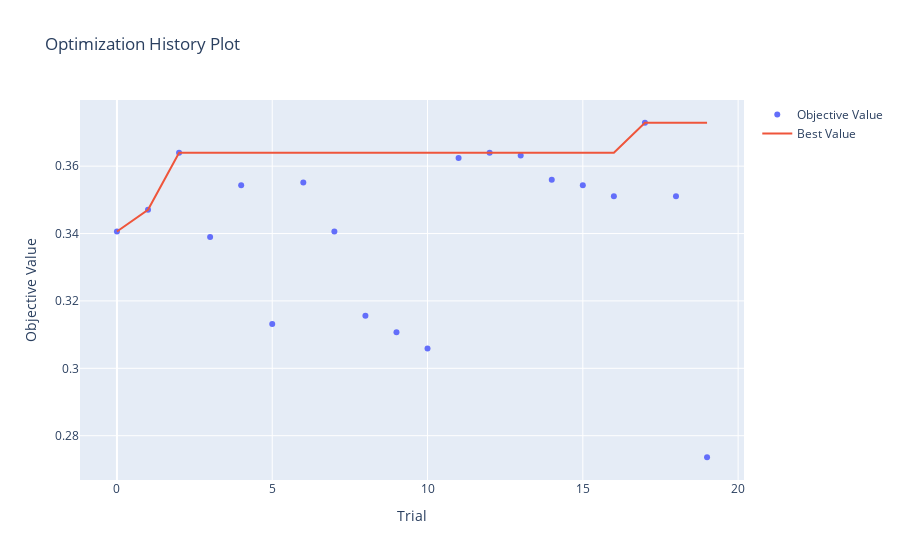
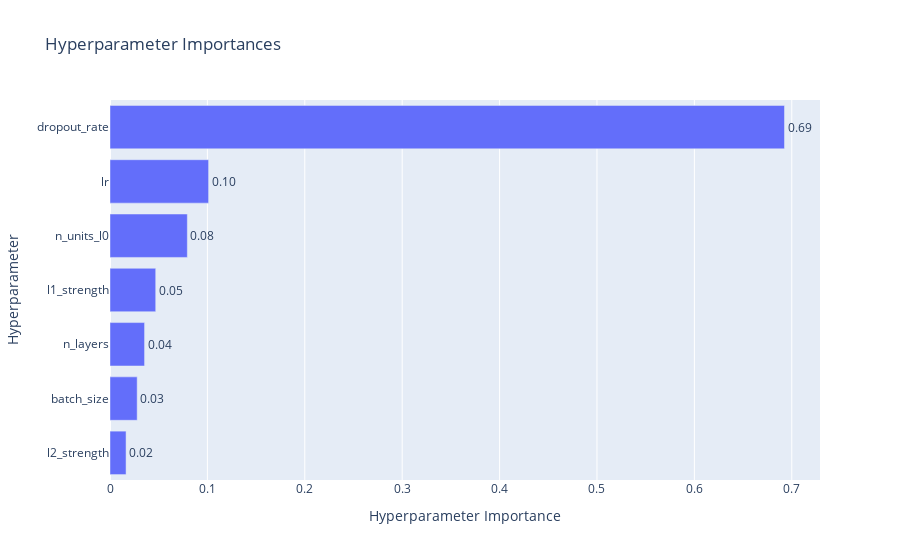
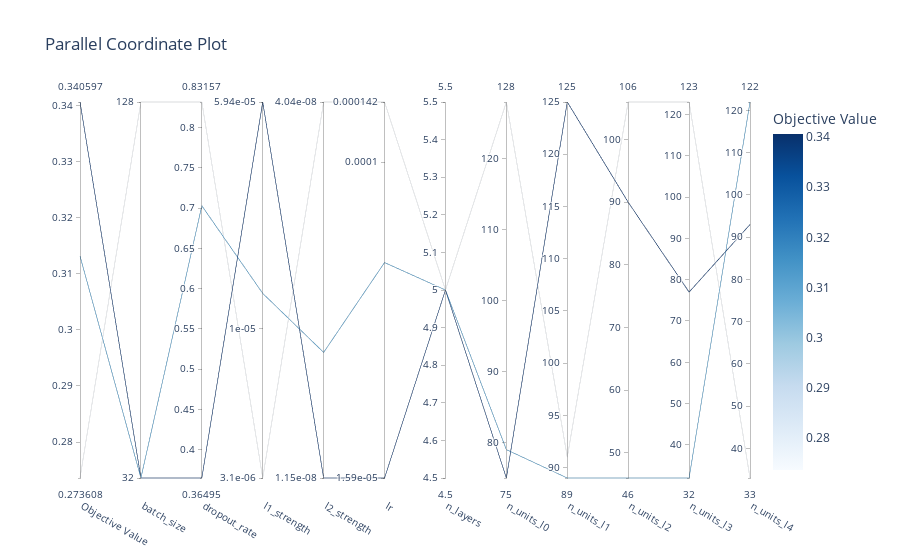

Here is the notebook cell these charts were saved with, in order:
### Code cell
# Optuna study and model training


torch.set_float32_matmul_precision('medium')



# Your existing code for creating and optimizing the study
study = optuna.create_study(direction='maximize', sampler=optuna.samplers.TPESampler())
study.optimize(objective, n_trials=20, timeout=3600)  # 1 hour timeout

# Print best hyperparameters and score
print('Best trial:')
trial = study.best_trial
print('  Value: ', trial.value)
print('  Params: ')
for key, value in trial.params.items():
    print('    {}: {}'.format(key, value))

# Create and display visualizations
fig = plot_optimization_history(study)
fig.show()

fig = plot_param_importances(study)
fig.show()

fig = plot_parallel_coordinate(study)
fig.show()

fig = plot_intermediate_values(study)
fig.show()


# Train final model with best hyperparameters
best_params = study.best_params
best_model = MLPModel(
    input_dim=X_train_tensor.shape[1],
    output_dim=num_classes,
    hidden_layers=[best_params[f'n_units_l{i}'] for i in range(best_params['n_layers'])],
    lr=best_params['lr'],
    dropout_rate=best_params['dropout_rate']
)

# Create DataLoader with best batch size
best_batch_size = best_params['batch_size']
train_loader = DataLoader(train_dataset, batch_size=best_batch_size, shuffle=True)
val_loader = DataLoader(val_dataset, batch_size=best_batch_size, shuffle=False)

# Create the metrics callback
metrics_callback = MetricsCallback()

final_trainer = pl.Trainer(
    max_epochs=10,
    accelerator='gpu' if torch.cuda.is_available() else 'cpu',
    devices=1,
    enable_progress_bar=True,
    logger=True,
    callbacks=[metrics_callback]  # Add the metrics callback here
)

final_trainer.fit(best_model, train_loader, val_loader)

print("Final training completed.")
print(final_trainer.callback_metrics)

# Access specific metrics
val_loss = final_trainer.callback_metrics['val_loss'].item()
val_acc = final_trainer.callback_metrics['val_acc'].item()
print(f"Final Validation Loss: {val_loss:.4f}")
print(f"Final Validation Accuracy: {val_acc:.4f}")

### Figure 1 — Plotly figure (JSON) as saved in the notebook; plotly's stock layout.template omitted (floating-point values rounded to 4 significant figures)
{"data": [{"mode": "markers", "name": "Objective Value", "type": "scatter", "x": [0, 1, 2, 3, 4, 5, 6, 7, 8, 9, 10, 11, 12, 13, 14, 15, 16, 17, 18, 19], "y": [0.3406, 0.3471, 0.364, 0.339, 0.3543, 0.3132, 0.3551, 0.3406, 0.3156, 0.3107, 0.3059, 0.3624, 0.364, 0.3632, 0.3559, 0.3543, 0.3511, 0.3729, 0.3511, 0.2736]}, {"mode": "lines", "name": "Best Value", "type": "scatter", "x": [0, 1, 2, 3, 4, 5, 6, 7, 8, 9, 10, 11, 12, 13, 14, 15, 16, 17, 18, 19], "y": [0.3406, 0.3471, 0.364, 0.364, 0.364, 0.364, 0.364, 0.364, 0.364, 0.364, 0.364, 0.364, 0.364, 0.364, 0.364, 0.364, 0.364, 0.3729, 0.3729, 0.3729]}, {"marker": {"color": "#cccccc"}, "mode": "markers", "name": "Infeasible Trial", "showlegend": false, "type": "scatter", "x": [], "y": []}], "layout": {"title": {"text": "Optimization History Plot"}, "xaxis": {"title": {"text": "Trial"}}, "yaxis": {"title": {"text": "Objective Value"}}}}

### Figure 2 — Plotly figure (JSON) as saved in the notebook; plotly's stock layout.template omitted (floating-point values rounded to 4 significant figures)
{"data": [{"cliponaxis": false, "hovertemplate": ["l2_strength (FloatDistribution): 0.016493581462099404<extra></extra>", "batch_size (CategoricalDistribution): 0.027904512551381256<extra></extra>", "n_layers (IntDistribution): 0.03549540382245184<extra></extra>", "l1_strength (FloatDistribution): 0.046937113105676935<extra></extra>", "n_units_l0 (IntDistribution): 0.07939354264505999<extra></extra>", "lr (FloatDistribution): 0.10124709888405095<extra></extra>", "dropout_rate (FloatDistribution): 0.6925287475292796<extra></extra>"], "name": "Objective Value", "orientation": "h", "text": ["0.02", "0.03", "0.04", "0.05", "0.08", "0.10", "0.69"], "textposition": "outside", "type": "bar", "x": [0.01649, 0.0279, 0.0355, 0.04694, 0.07939, 0.1012, 0.6925], "y": ["l2_strength", "batch_size", "n_layers", "l1_strength", "n_units_l0", "lr", "dropout_rate"]}], "layout": {"title": {"text": "Hyperparameter Importances"}, "xaxis": {"title": {"text": "Hyperparameter Importance"}}, "yaxis": {"title": {"text": "Hyperparameter"}}}}

### Figure 3 — Plotly figure (JSON) as saved in the notebook; plotly's stock layout.template omitted (floating-point values rounded to 4 significant figures)
{"data": [{"dimensions": [{"label": "Objective Value", "range": [0.2736, 0.3406], "values": [0.3132, 0.3406, 0.2736]}, {"label": "batch_size", "range": [0, 1], "ticktext": ["32", "128"], "tickvals": [0, 1], "values": [0, 0, 1]}, {"label": "dropout_rate", "range": [0.3649, 0.8316], "values": [0.7028, 0.3649, 0.8316]}, {"label": "l1_strength", "range": [-5.509, -4.226], "ticktext": ["3.1e-06", "1e-05", "5.94e-05"], "tickvals": [-5.509, -5, -4.226], "values": [-4.879, -4.226, -5.509]}, {"label": "l2_strength", "range": [-7.939, -7.393], "ticktext": ["1.15e-08", "4.04e-08"], "tickvals": [-7.939, -7.393], "values": [-7.757, -7.939, -7.393]}, {"label": "lr", "range": [-4.798, -3.848], "ticktext": ["1.59e-05", "0.0001", "0.000142"], "tickvals": [-4.798, -4, -3.848], "values": [-4.254, -4.798, -3.848]}, {"label": "n_layers", "range": [5, 5], "values": [5, 5, 5]}, {"label": "n_units_l0", "range": [75, 128], "values": [79, 75, 128]}, {"label": "n_units_l1", "range": [89, 125], "values": [89, 125, 91]}, {"label": "n_units_l2", "range": [46, 106], "values": [46, 90, 106]}, {"label": "n_units_l3", "range": [32, 123], "values": [32, 77, 123]}, {"label": "n_units_l4", "range": [33, 122], "values": [122, 93, 33]}], "labelangle": 30, "labelside": "bottom", "line": {"color": [0.3132, 0.3406, 0.2736], "colorbar": {"title": {"text": "Objective Value"}}, "colorscale": [[0, "rgb(247,251,255)"], [0.125, "rgb(222,235,247)"], [0.25, "rgb(198,219,239)"], [0.375, "rgb(158,202,225)"], [0.5, "rgb(107,174,214)"], [0.625, "rgb(66,146,198)"], [0.75, "rgb(33,113,181)"], [0.875, "rgb(8,81,156)"], [1, "rgb(8,48,107)"]], "reversescale": false, "showscale": true}, "type": "parcoords"}], "layout": {"title": {"text": "Parallel Coordinate Plot"}}}
